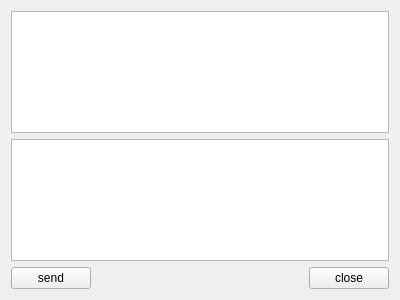
<?xml version="1.0" encoding="UTF-8"?>
<ui version="4.0">
 <class>TcpWidget</class>
 <widget class="QWidget" name="TcpWidget">
  <property name="geometry">
   <rect>
    <x>0</x>
    <y>0</y>
    <width>400</width>
    <height>300</height>
   </rect>
  </property>
  <property name="windowTitle">
   <string>TcpWidget</string>
  </property>
  <layout class="QGridLayout" name="gridLayout">
   <item row="2" column="2">
    <widget class="QPushButton" name="pushButtonClose">
     <property name="text">
      <string>close</string>
     </property>
    </widget>
   </item>
   <item row="2" column="0">
    <widget class="QPushButton" name="pushButtonSend">
     <property name="text">
      <string>send</string>
     </property>
    </widget>
   </item>
   <item row="2" column="1">
    <spacer name="horizontalSpacer">
     <property name="orientation">
      <enum>Qt::Horizontal</enum>
     </property>
     <property name="sizeHint" stdset="0">
      <size>
       <width>217</width>
       <height>20</height>
      </size>
     </property>
    </spacer>
   </item>
   <item row="1" column="0" colspan="3">
    <widget class="QTextEdit" name="textEditWrite"/>
   </item>
   <item row="0" column="0" colspan="3">
    <widget class="QTextEdit" name="textEditRead">
     <property name="readOnly">
      <bool>true</bool>
     </property>
    </widget>
   </item>
  </layout>
 </widget>
 <layoutdefault spacing="6" margin="11"/>
 <resources/>
 <connections/>
</ui>
